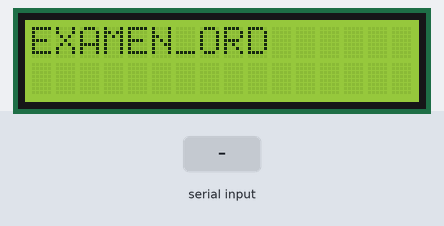
A sketch run on a simulated Arduino Uno, built with avr-gcc and run on an emulated ATmega328P. Parts: 16×2 character LCD. The test bench sets the inputs (shaded band). What the sketch prints to the serial monitor is not drawn.

Above: at 0.1 s.
5.3 s: "E\n" received over Serial
At 6.3 s:
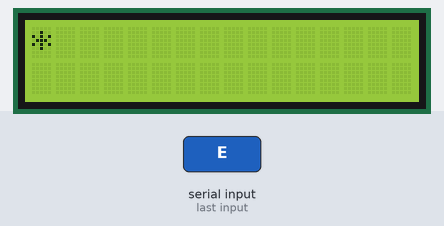
6.8 s: "B\n" received over Serial
At 7.5 s:
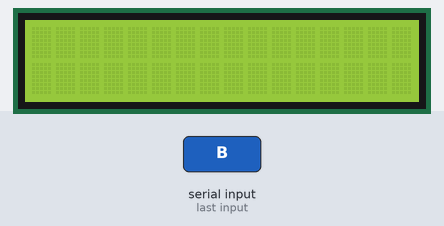
Timing chart, 0 to 9.8 s (numbered marks = the images above; inputs shaded):
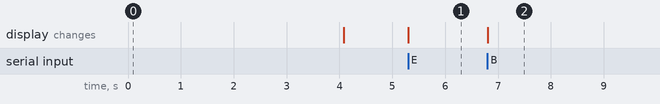

The sketch:

examen_ordinario_2.ino
```cpp
#include <LiquidCrystal_I2C.h>
#include <Wire.h>

LiquidCrystal_I2C lcd(0x27, 16, 2);

byte b[8] = {
0b00000,
0b00000,
0b00000,
0b00000,
0b00000,
0b00000,
0b00000,
0b00000
};

void setup() {
  Serial.begin(115200);
  lcd.init();
  lcd.backlight();
  lcd.createChar(5, b);
  lcd.setCursor(0,0);
  lcd.print("EXAMEN_ORD");
  delay(4000);
  lcd.clear();
}


void loop() {
  String mensaje, opc, n;
  int inic, fin;
  mensaje = leerTrama('\n');
  opc = cortaTrozo(mensaje, inic, &fin, '|', true);
  inic = fin;
  n = cortaTrozo(mensaje, inic, &fin, '|', true);
  inic = fin;
  int N;
  N = n.toInt();
  if (opc == "E") {
    int sum = 0;
    while (sum<=N) {
      sum = sum + 1;
      String fila, columna;
      int columna_i, fila_i;
      fila = cortaTrozo(mensaje, inic, &fin, ',', true);
      inic = fin;
      columna = cortaTrozo(mensaje, inic, &fin, '|', true);
      fila_i =fila.toInt();
      inic = fin;
      columna_i = columna.toInt();
      lcd.setCursor(columna_i,fila_i);
      lcd.print("*");
    }
   String ok = "OK";
   Serial.println(ok);
  }
 if (opc == "B") {
    int sum = 0;
    while (sum<=N) {
      sum = sum + 1;
      String fila, columna;
      int columna_i, fila_i;
      fila = cortaTrozo(mensaje, inic, &fin, ',', true);
      inic = fin;
      columna = cortaTrozo(mensaje, inic, &fin, '|', true);
      inic = fin;
      fila_i =fila.toInt();
      columna_i = columna.toInt();
      lcd.setCursor(columna_i,fila_i);
      lcd.write(byte(5));
    }
   String ok = "OK";
   Serial.println(ok);
  }
}


String cortaTrozo(String s, int inic, int *fin, char car, bool corta) {
    int pos_car;
    pos_car = s.indexOf(car,inic); // posicion de car empezando en inic
    *fin = pos_car + 1; // fin se asigna a donde comienza el siguiente campo
    if (pos_car!=-1) return s.substring(inic,pos_car); // Entre inic y fin
    else if (corta) return s.substring(inic); // Desde inic al final
    else return String("-1"); // Error, devuelve el String "-1"
}

int *obtenListaEnteros(String linea, int inic, int *fin, char car, bool c, int N) {
    int *v_int, i;
    String s;
    v_int = (int *) malloc(sizeof(int)*N); // Reserva de memoria
    for(i=0;i<N;i++) { // Para cada trozo
        s = cortaTrozo(linea, inic, fin, car, c); // s = v_i como String
        inic=*fin; // Apuntamos al principio del siguiente campo
        v_int[i] = s.toInt(); // s se convierte a entero y se almacena
    }
    return v_int; // Devolución del vector
    }


String leerTrama(char c){
        while(Serial.available() < 1){
        delay(1);
        }
 return Serial.readStringUntil(c);
}
```

Measured:
- after the input at 5.3 s, the display: changes at once (image 1)
- after the input at 6.8 s, the display: changes at once (image 2)
